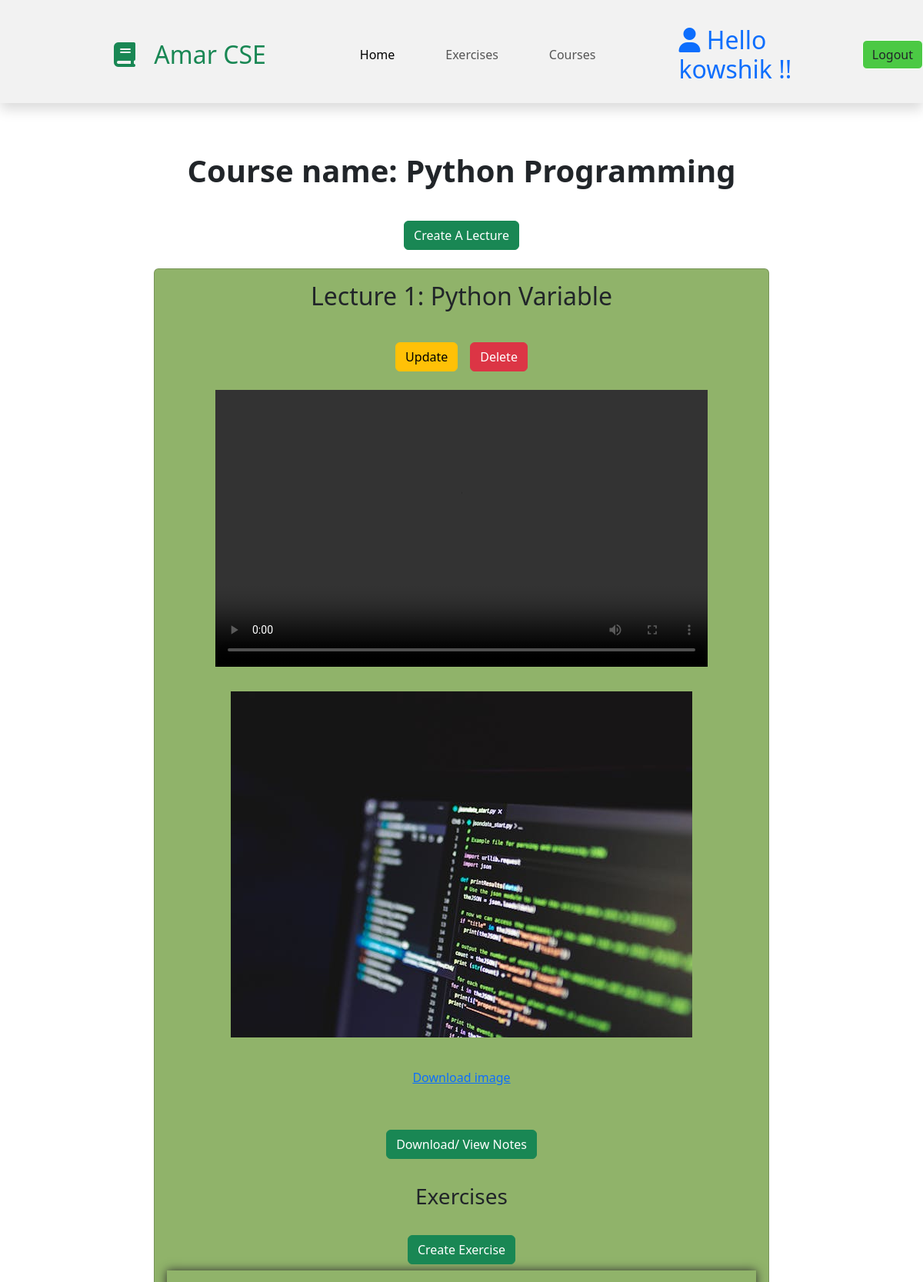
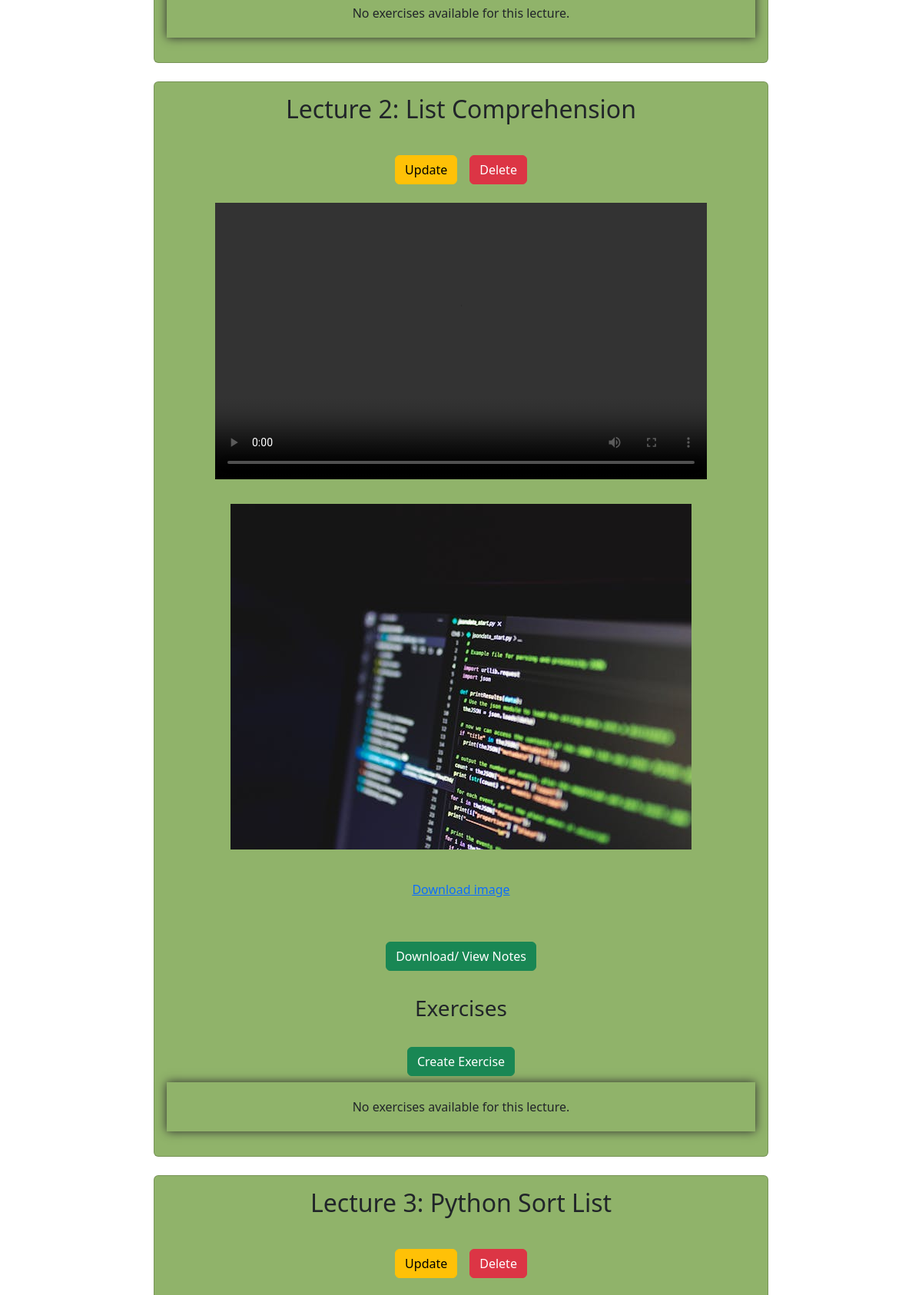
The page /course/15/lectures/ (signed in, upper part) on the database its author committed (2 pictures, top to bottom).
### course/models.py (models this page shows, shortened)
class Course(models.Model):
    name = models.CharField(max_length=100)
    image = models.ImageField(upload_to='courses/',null=True, blank=True)
    CATEGORY_CHOICES = [
        ('academic', 'Academic'),
        ('career', 'Career'),
    ]
    description = models.TextField()
    category = models.CharField(
        max_length=100,
        choices=CATEGORY_CHOICES,
        default='academic',
    )

### lectures/models.py (models this page shows, shortened)
class Lecture(models.Model):
    course = models.ForeignKey(Course, on_delete=models.CASCADE, related_name='lectures',default=1)
    lecture_name = models.CharField(max_length=100)
    notes = models.FileField(upload_to='lectures/notes/')
    video = models.FileField(upload_to='lectures/videos/', null=True, blank=True)
    image = models.ImageField(upload_to='lectures/images/', null=True, blank=True)

### amarcse/views.py (the view)
# urls.py: path('course/<int:course_id>/lectures/', views.LECTURES, name='lecture_list'),
def LECTURES(request, course_id):
    course = get_object_or_404(Course, id=course_id)
    lectures = Lecture.objects.filter(course=course)
    return render(request, 'components/lecture_list.html', {
        'lectures': lectures,
        'course': course
    })

### template/components/lecture_list.html (shortened to what this page needs)
{% extends 'base.html' %}
{% block content %}
<section class="lecture">
    <div class="container text-center">
        <div class="title">
            <h1>Course name: {{ course.name }}</h1>
        </div>
        {% if user.is_authenticated and user.is_superuser %}
            <div class="d-flex justify-content-center my-3">
                <a class="btn btn-success mx-2" type="button" href="{% url 'create_lecture' course.id %}">Create A Lecture</a>
            </div>
        {% endif %}
        {% for i in lectures %}
        <div class="card mx-auto my-4 p-3" style="max-width: 800px; background-color: #90b36a">
            <h2>Lecture {{ forloop.counter }}: {{ i.lecture_name }}</h2>
            <div class="d-flex justify-content-center my-2">
                {% if user.is_authenticated and user.is_superuser %}
                    <a class="btn btn-warning mx-2" href="{% url 'update_lecture' course.id i.id %}">Update</a>
                    <a class="btn btn-danger mx-2" href="{% url 'delete_lecture' course.id i.id %}">Delete</a>
                {% endif %}
            </div>
            {% if i.video %}
            <video class="mx-auto d-block my-3" width="640" height="360" controls>
                <source src="{{ i.video.url }}" type="video/mp4">
            </video>
            {% else %}
            <p>No video available for this lecture.</p>
            {% endif %}
            {% if i.image %}
            <div class="my-3">
                <img src="{{ i.image.url }}" class="img-fluid mx-auto d-block" style="height: 75%;">
                <div class="d-flex justify-content-center mt-2">
                    <a href="{{ i.image.url }}" class="btn btn-link mx-2" target="_blank">Download image</a>
                </div>
            </div>
            {% else %}
            <p>No image available for this lecture.</p>
            {% endif %}
            {% if i.notes %}
            <div class="d-flex justify-content-center my-2">
                <a href="{{ i.notes.url }}" class="btn btn-success mx-2" target="_blank">Download/ View Notes</a>
            </div>
            {% else %}
            <p>No notes available for this lecture.</p>
            {% endif %}
            <div class="exercise-section mt-4">
                <h3>Exercises</h3>
                {% if user.is_authenticated and user.is_superuser %}
                <div class="d-flex justify-content-center my-2">
                    <a class="btn btn-success mx-2" href="{% url 'create_exercise' i.id %}">Create Exercise</a>
                </div>
                {% endif %}
                {% for exercise in i.exercises.all %}
                <div class="exercise-card my-3 p-3" style="background-color: #d5e8d4;">
                    <h4>Exercise {{ forloop.counter }}</h4>
                    <p><strong>Question:</strong></p>
                    <div class="d-flex justify-content-center my-2">
                        <a href="{{ exercise.question_file.url }}" class="btn btn-danger mx-2" target="_blank">View Question</a>
                    </div>
                    <p><strong>Answer:</strong></p>
                    <div class="d-flex justify-content-center my-2">
                        <a href="{{ exercise.answer_file.url }}" class="btn btn-danger mx-2" target="_blank">View Answer</a>
                    </div>
                    {% if user.is_authenticated and user.is_superuser %}
                    <div class="d-flex justify-content-center my-2">
                        <a class="btn btn-warning mx-2" href="{% url 'update_exercise' exercise.id %}">Update</a>
                        <a class="btn btn-danger mx-2" href="{% url 'delete_exercise' exercise.id %}">Delete</a>
                    </div>
                    {% endif %}
                </div>
                {% empty %}
                <p>No exercises available for this lecture.</p>
                {% endfor %}
            </div>
        </div>
        {% endfor %}
    </div>
</section>
{% endblock %}

### template/components/header.html (shortened to what this page needs)
{% load static %}
<section>
    <div >
        <nav class="navbar navbar-expand-lg bg navbar-light shadow sticky-top pb-4 ">
            <a href="{% url 'index' %}" class="navbar-brand d-flex align-items-center px-4 px-lg-5">
                <h2 class="m-0 text-success"><i class="fa fa-book me-3"></i> Amar CSE</h2>
            </a>
            <div class="collapse navbar-collapse justify-content-between" id="navbarCollapse">
                <div class="navbar-nav ms-auto p-4 p-lg-0">
                    <a href="{% url 'index' %}" class="nav-item1 nav-link active">Home</a>
                    <a href="about.html" class="nav-item1 nav-link">Exercises</a>
                    <a href="{% url 'academic_course' %}" class="nav-item1 nav-link">Courses</a>
                </div>
                {% if user.is_authenticated %}
                    <div class="d-flex align-items-center">
                        <a href="{% url 'user' %}"><h2 class="m-0 text-primary"><i class="fa-solid fa-user"></i> Hello
                            {{ user }} !! </h2></a>
                        <a href="{% url 'logout' %}" class="btn nav-item1" style="background-color: #4bc944; border-color: #ffffff; ">Logout</a>
                    </div>
                {% else %}
                    <div class="d-flex align-items-center">
                        <a href="{% url 'register' %}" class="btn nav-item1" style="background-color: #8cf23e; border-color: #ffffff;">Enroll Now</a>
                        <a href="{% url 'login' %}" class="btn nav-item1" style="background-color: #86c8f4; border-color: #ffffff;">Login</a>
                    </div>
                {% endif %}
            </div>
        </nav>
    </div>
</section>

### static/css/style.css (style rules this page uses)
*:before, *:after { padding: 0; margin: 0; box-sizing: border-box; }
::placeholder { color: #e5e5e5; }
a { color: #23a2f6; text-decoration: none; display: inline-block; margin-left: 100px; margin-top: 25px; }
.bg { background-color: rgba(0, 0, 0, 0.05); }
.nav-item1 { margin-left: 50px; }

### static/css/learningcontent.css (style rules this page uses)
* { margin: 0; padding: 0; }
.lecture { padding: 40px 0; }
.lecture h1 { text-align: center; font-weight: 700; }
.lecture p { box-shadow: 0px 0px 12px 0px rgba(46,44,46,1); padding: 20px 15px; }

### static/css/exercise.css (style rules this page uses)
.container { background-color: white ; }

### static/css/user.css (style rules this page uses)
* { margin: 0px; padding: 0px; }

### rows shown on the page
Course: name "Python Programming"
Lecture: lecture_name "Python Variable", image (picture), shows "Create Exercise"
Lecture: lecture_name "List Comprehension", image (picture), shows "Create Exercise"
Lecture: lecture_name "Python Sort List"

### other values the page prints
{{ user }} "kowshik"
